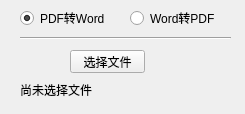
<?xml version="1.0" encoding="UTF-8"?>
<ui version="4.0">
 <class>MainWindow</class>
 <widget class="QMainWindow" name="MainWindow">
  <property name="geometry">
   <rect>
    <x>0</x>
    <y>0</y>
    <width>245</width>
    <height>114</height>
   </rect>
  </property>
  <property name="windowTitle">
   <string>PDF-Word转换器</string>
  </property>
  <widget class="QWidget" name="centralWidget">
   <widget class="QRadioButton" name="radioButton">
    <property name="geometry">
     <rect>
      <x>20</x>
      <y>10</y>
      <width>89</width>
      <height>16</height>
     </rect>
    </property>
    <property name="text">
     <string>PDF转Word</string>
    </property>
    <property name="checked">
     <bool>true</bool>
    </property>
   </widget>
   <widget class="QRadioButton" name="radioButton_2">
    <property name="geometry">
     <rect>
      <x>130</x>
      <y>10</y>
      <width>89</width>
      <height>16</height>
     </rect>
    </property>
    <property name="text">
     <string>Word转PDF</string>
    </property>
    <property name="checked">
     <bool>false</bool>
    </property>
   </widget>
   <widget class="Line" name="line">
    <property name="geometry">
     <rect>
      <x>20</x>
      <y>30</y>
      <width>211</width>
      <height>16</height>
     </rect>
    </property>
    <property name="orientation">
     <enum>Qt::Horizontal</enum>
    </property>
   </widget>
   <widget class="QPushButton" name="pushButton">
    <property name="geometry">
     <rect>
      <x>70</x>
      <y>50</y>
      <width>75</width>
      <height>23</height>
     </rect>
    </property>
    <property name="text">
     <string>选择文件</string>
    </property>
   </widget>
   <widget class="QLabel" name="label">
    <property name="geometry">
     <rect>
      <x>20</x>
      <y>80</y>
      <width>151</width>
      <height>20</height>
     </rect>
    </property>
    <property name="text">
     <string>尚未选择文件</string>
    </property>
   </widget>
  </widget>
 </widget>
 <layoutdefault spacing="6" margin="11"/>
 <resources/>
 <connections/>
</ui>
